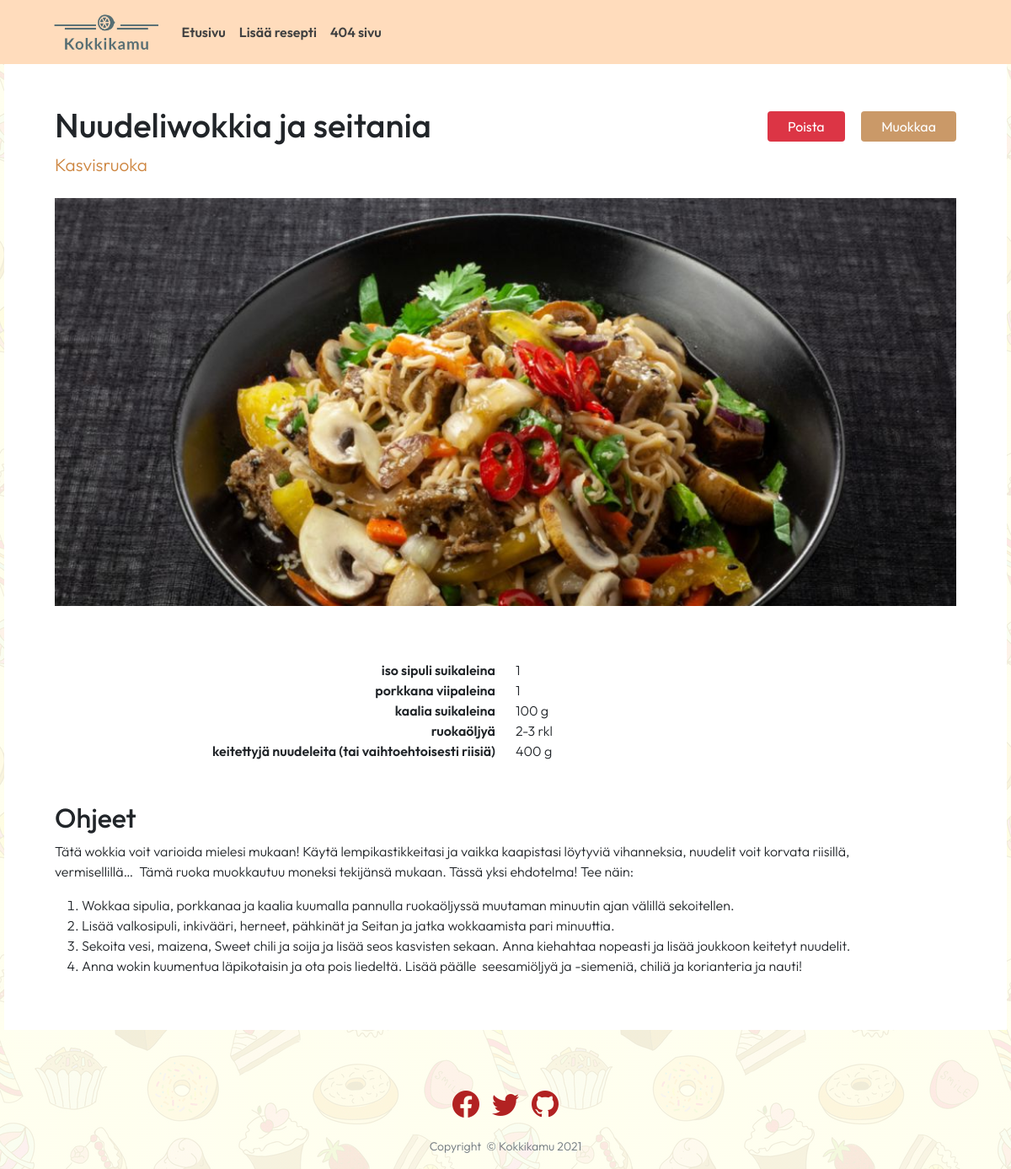
Page /resepti/1/ on the committed database.
### resepti_app/models.py (models this page shows, shortened)
class Recipe(models.Model):
    headline = models.CharField(max_length=300)
    body_text = RichTextField(blank=True, null=True)
    image = models.ImageField(upload_to='images/')
    categoryFK = models.ForeignKey(Category, on_delete=models.CASCADE, blank=True, null=True) #SET_DEFAULT , to_field='name'
    basic_ingredient = models.ManyToManyField(Basic_ingredient, related_name='recipes', blank=True) # recipe_set

class Category(models.Model):
    cat_name = models.CharField(max_length=200)
    def __str__(self):
        return self.cat_name

class Recipe_Ingredient(models.Model):
    recipe = models.ForeignKey(Recipe, on_delete=models.CASCADE, blank=True, null=True)
    ing_name = models.CharField(max_length=200)
    ingredient = models.ForeignKey(Ingredient, on_delete=models.CASCADE, blank=True, null=True)
    amount = models.CharField(max_length=50)
    class Meta:
        ordering = ('id',)
    def __str__(self):
        return self.amount

class Ingredient(models.Model):
    ing_name = models.CharField(max_length=200, unique=True)
    class Meta:
        ordering = ('ing_name',)
    def __str__(self):
        return self.ing_name

### resepti_app/views.py (the view)
# urls.py: path('resepti/<int:idx>/', views.resepti, name = 'resepti'),
def resepti(request, idx):
    recipe_ingredients = Recipe_Ingredient.objects.filter(recipe_id=idx)
    print(recipe_ingredients)
    recipe = Recipe.objects.get(id=idx)
    context = {
        'recipe': recipe,
        'recipe_ingredients': recipe_ingredients,
    }
    return render(request, 'resepti_app/resepti.html', context)

### resepti_app/templates/resepti_app/resepti.html (shortened to what this page needs)
{% extends "resepti_app/base.html" %}
{% load static %}
{% block content %}
<div class="content_warp_recipe">
    <div class="row mb-5 px-5" style="background-color: white;">
            <div class="d-inline-block d-flex justify-content-between mt-5 mb-2">
                <div>
                    <h1>{{recipe.headline}}</h1>
                    <a class="cat_link" href="{% url 'search_category' recipe.categoryFK_id %}"><p>{{recipe.categoryFK}}</p></a>
                </div>
                <div>
                    <a href="{% url 'poista_resepti' recipe.id %}" class="btn btn-danger px-4 my-2 mx-3" style="border: 0;">
                        Poista
                    </a>
                    <a href="{% url 'edit_resepti' recipe.id %}" class="btn btn-success px-4 my-2 btn_bgcolor">
                        Muokkaa
                    </a>
                </div>
            </div>
        <img src="{{recipe.image.url}}" alt="kuva" class="pb-3 img_crop">
        <div class="my-5">
        {% for ing_amount in recipe_ingredients %}
            <div class="row">
                <div class="col" style="text-align: right; font-weight: 600;">
                    {{ ing_amount.ingredient }}
                </div>
                <div class="col">
                    {{ ing_amount.amount }}
                </div>
            </div>
        {% endfor %}
        </div>
        <div class="mb-5">
            <h2>Ohjeet</h2>
            <span>
                {{recipe.body_text|safe}}
            </span>
        </div>
    </div>
</div>
{% endblock %}

### resepti_app/static/resepti_app/main.css (style rules this page uses)
body { font-family: "Outfit"; font-weight: 300; min-width: 360px; background: linear-gradient(0deg, rgba(255, 255, 239, 0.9), rgba(255, 255, 239, 0.90)), url('pics/patterni-konfeti.png'); }
.img_crop { width: 100%; height: 500px; object-fit: cover; object-position: 0% 20%; }
.cat_link, .cat_link:hover, .cat_link:visited { color:peru; font-size: 1.3em; text-decoration: none; }
.content_warp_recipe { max-width: 1190px; }
.btn_bgcolor, .btn_bgcolor:hover, .btn_bgcolor:active, .btn_bgcolor:active:focus { background-color:#ca9968 !important; border: #ca9968 !important; box-shadow: none !important; color: white !important; }

### resepti_app/static/resepti_app/search.css (style rules this page uses)
.col { max-width: 1000px; }

### rows in the picture
Recipe: headline "Nuudeliwokkia ja seitania", categoryFK "Kasvisruoka", image (picture), body_text "Tätä wokkia voit varioida mielesi mukaan! Käytä lempikastikkeitasi ja vaikka kaapistasi löytyviä vihanneksia, nuudelit voit korvata riisillä, vermisellillä… Tämä ruoka muokkautuu moneksi tekijänsä mukaan. Tässä yksi ehdotelma! Tee näin: Wokkaa sipulia, porkkanaa ja kaalia kuumalla pannulla ruokaöljyssä muutaman minuutin ajan välillä sekoitellen. Lisää valkosipuli, inkivääri, herneet, pähkinät ja Seitan ja jatka wokkaamista pari minuuttia. Sekoita vesi, maizena, Sweet chili ja soija ja lisää seos kasvisten sekaan. Anna kiehahtaa nopeasti ja lisää joukkoon keitetyt nuudelit. Anna wokin kuumentua läpikotaisin ja ota pois liedeltä. Lisää päälle seesamiöljyä ja -siemeniä, chiliä ja korianteria…"
Recipe_Ingredient: ingredient "iso sipuli suikaleina", amount "1"
Recipe_Ingredient: ingredient "porkkana viipaleina", amount "1"
Recipe_Ingredient: ingredient "kaalia suikaleina", amount "100 g"
Recipe_Ingredient: ingredient "ruokaöljyä", amount "2-3 rkl"
Recipe_Ingredient: ingredient "keitettyjä nuudeleita (tai vaihtoehtoisesti riisiä)", amount "400 g"
